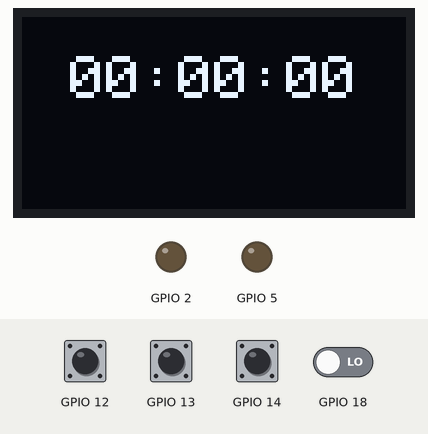
This sketch was run on a simulated ESP32. On the bench: 128×64 one-colour display, output pins drawn as LEDs (lit = HIGH). The test bench sets the inputs (shaded band); at power-on: GPIO 12–14 HIGH, GPIO 18 LOW. WiFi joins after 1.5 s; servers stay silent unless stated; uploads are accepted with an empty reply; what the sketch prints to the serial monitor is not drawn.

Above: at 7.4 s.
7.5 s: GPIO 14 pulled LOW for 3.2 s
At 11.6 s:
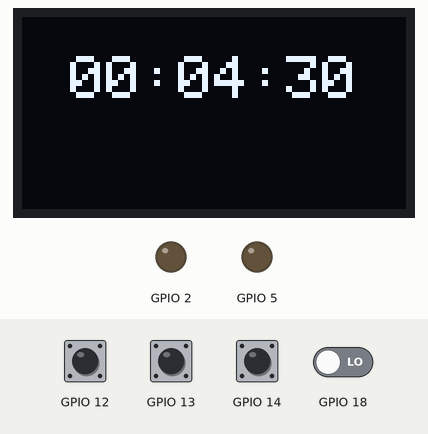
12.2 s: GPIO 12 pulled LOW for 0.4 s
At 13.3 s:
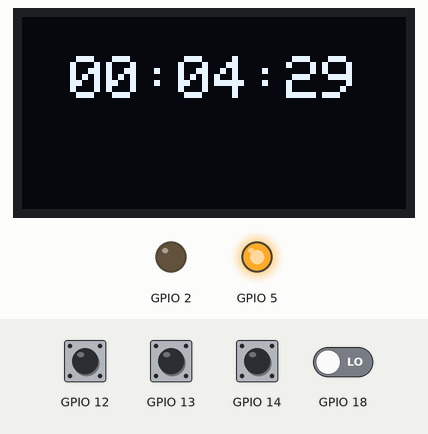
15.6 s: GPIO 13 pulled LOW for 3.2 s
At 17.0 s:
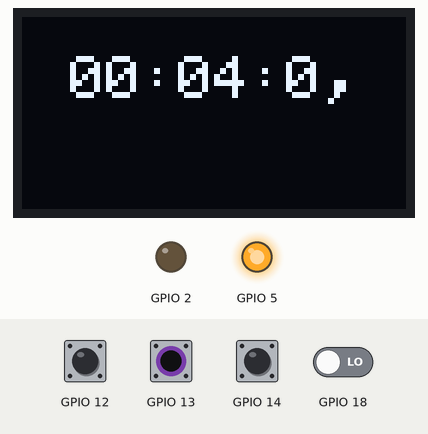
20.3 s: GPIO 13 pulled LOW for 1 s
At 21.4 s:
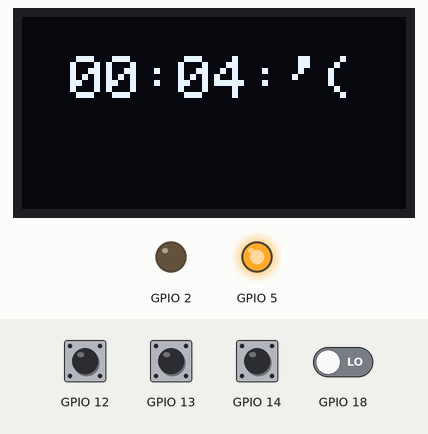
24.3 s: GPIO 14 pulled LOW for 1 s
At 25.9 s:
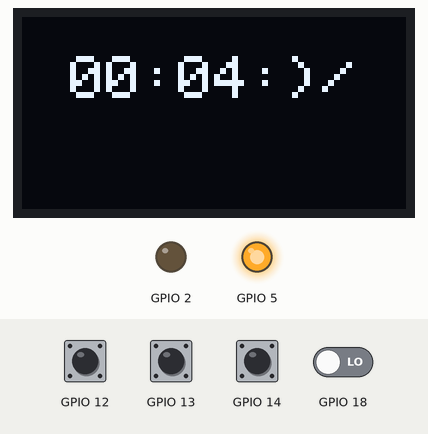
28.3 s: GPIO 14 pulled LOW for 0.4 s
At 29.3 s:
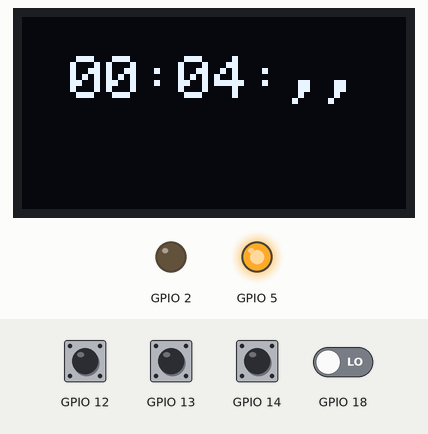
Timing chart, 0 to 31.3 s (numbered marks = the images above; inputs shaded):
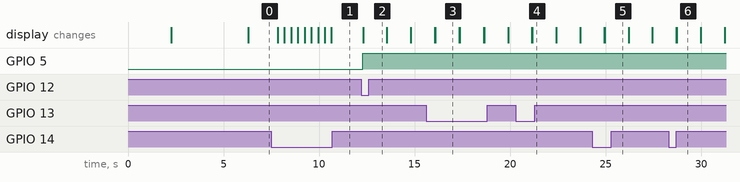

The sketch:

esp32indexInternet.ino
```cpp
#include <SPI.h>
#include <Wire.h>
#include <WiFi.h>
#include <HTTPClient.h>
#include <Adafruit_GFX.h>
#include <Adafruit_SSD1306.h>

#include "secrets.h"
#define OLED_RESET 0
Adafruit_SSD1306 display(OLED_RESET);
char timer[9] = {'0','0',':','0','0',':','0','0','\0'};
int h=0,m=0,s=0;
bool start_status;
char a[2] = {'1','0'};
static const unsigned char PROGMEM zhi[] =  {
  0x20,0x00,0x3E,0x7C,0x48,0x44,0x08,0x44,0xFF,0x44,0x14,0x44,0x22,0x7C,0x40,0x00,
  0x1F,0xF0,0x10,0x10,0x10,0x10,0x1F,0xF0,0x10,0x10,0x10,0x10,0x1F,0xF0,0x10,0x10
};
static const unsigned char PROGMEM neng[] =  {
  0x10,0x40,0x24,0x44,0x42,0x48,0xFF,0x70,0x01,0x40,0x00,0x42,0x7E,0x42,0x42,0x3E,
  0x42,0x00,0x7E,0x44,0x42,0x48,0x42,0x70,0x7E,0x40,0x42,0x42,0x4A,0x42,0x44,0x3E
};
static const unsigned char PROGMEM can[] =  {
  0x08,0x00,0x0F,0x78,0x28,0x08,0x7F,0x28,0xA1,0x10,0x17,0x28,0x3A,0xC4,0xCD,0x60,
  0x3F,0xF8,0xC8,0x26,0x0F,0xE0,0x08,0x20,0x0F,0xE8,0x08,0xD0,0x0A,0x30,0x0C,0x08
};
static const unsigned char PROGMEM ju[] =  {
  0x00,0x00,0x1F,0xF0,0x10,0x10,0x10,0x10,0x1F,0xF0,0x10,0x10,0x1F,0xF0,0x10,0x10,
  0x1F,0xF0,0x10,0x10,0x10,0x10,0xFF,0xFE,0x04,0x40,0x08,0x20,0x10,0x10,0x20,0x08
};
static const unsigned char PROGMEM xiao[] =  {
  0x00,0x40,0x22,0x48,0x11,0x48,0x11,0x50,0x80,0x40,0x43,0xF8,0x4A,0x08,0x0A,0x08,
  0x13,0xF8,0x12,0x08,0xE2,0x08,0x23,0xF8,0x22,0x08,0x22,0x08,0x22,0x28,0x02,0x10
};
static const unsigned char PROGMEM du[] =  {
  0x01,0x00,0x3F,0xF8,0x01,0x00,0x1F,0xF0,0x01,0x00,0x7F,0xFC,0x00,0x00,0x1F,0xF0,
  0x12,0x10,0x11,0x10,0xFF,0xFE,0x22,0x10,0x21,0x10,0x3F,0xFC,0x00,0x10,0x00,0x60
};
static const unsigned char PROGMEM he[] =  {
  0x01,0x00,0x02,0x80,0x0C,0x60,0x30,0x18,0xCF,0xE6,0x00,0x00,0x1F,0xF0,0x10,0x10,
  0x1F,0xF0,0x00,0x00,0x3F,0xF8,0x24,0x48,0x24,0x48,0x24,0x48,0xFF,0xFE,0x00,0x00
};
static const unsigned char PROGMEM she[] =  {
  0x00,0x00,0x21,0xF0,0x11,0x10,0x11,0x10,0x01,0x10,0x02,0x0E,0xF4,0x00,0x13,0xF8,
  0x11,0x08,0x11,0x10,0x10,0x90,0x14,0xA0,0x18,0x40,0x10,0xA0,0x03,0x18,0x0C,0x06
};
static const unsigned char PROGMEM ji[] =  {
  0x00,0x40,0x20,0x40,0x10,0x40,0x10,0x40,0x00,0x40,0x00,0x40,0xF7,0xFE,0x10,0x40,
  0x10,0x40,0x10,0x40,0x10,0x40,0x10,0x40,0x14,0x40,0x18,0x40,0x10,0x40,0x00,0x40
};
static const unsigned char PROGMEM zhi2[] =  {
  0x04,0x04,0x24,0x04,0x24,0x04,0x3F,0xA4,0x44,0x24,0x04,0x24,0xFF,0xE4,0x04,0x24,
  0x04,0x24,0x3F,0xA4,0x24,0xA4,0x24,0xA4,0x26,0x84,0x25,0x04,0x04,0x14,0x04,0x08
};
static const unsigned char PROGMEM zuo[] =  {
  0x09,0x00,0x09,0x00,0x09,0x00,0x11,0xFE,0x12,0x80,0x32,0x80,0x34,0x80,0x50,0xF8,
  0x90,0x80,0x10,0x80,0x10,0x80,0x10,0xFC,0x10,0x80,0x10,0x80,0x10,0x80,0x10,0x80
};
static const unsigned char PROGMEM yu[] =  {
  0x20,0x20,0x10,0x20,0x00,0x20,0xFE,0x50,0x20,0x50,0x20,0x88,0x3D,0x04,0x26,0x02,
  0x24,0x60,0x24,0x10,0x24,0x00,0x24,0xC0,0x44,0x20,0x54,0x10,0x88,0x08,0x00,0x00
};
static const unsigned char PROGMEM shuo[] =  {
  0x20,0x08,0x20,0x3C,0x3B,0xC0,0x22,0x00,0x42,0x20,0x7A,0x20,0xA2,0x20,0x23,0xFE,
  0xF8,0x20,0x20,0x20,0x21,0x28,0x21,0x24,0x2A,0x22,0x34,0x22,0x20,0xA0,0x00,0x40
};

void setup() {
  pinMode(2,OUTPUT);
  Serial.begin(115200);
  WiFi.begin(WIFI_SSID, WIFI_PASSWORD);

  while (WiFi.status() != WL_CONNECTED) {
    delay(1000);
    Serial.println("Connecting to WiFi...");
  }
  HTTPClient http;
  // 设置服务器URL
  http.begin(API_ENDPOINT);
  // 设置HTTP请求标头
  http.addHeader("Content-Type", "application/x-www-form-urlencoded");
  // 准备要发送的数据
  String postData = "device=0&status=0"; // 替换为您要发送的数据
  // 发送HTTP POST请求
  int httpResponseCode = http.POST(postData);
  // 检查响应
  if (httpResponseCode > 0) {
    Serial.print("HTTP Response code: ");
    Serial.println(httpResponseCode);
    String response = http.getString(); // 获取服务器响应
    Serial.println(response);
  } else {
    Serial.print("Error code: ");
    Serial.println(httpResponseCode);
  }

  // 关闭HTTP连接
  http.end();
  Serial.println("Connected to WiFi");
  pinMode(18,INPUT);
  pinMode(5,OUTPUT);
  pinMode(12,INPUT_PULLUP);
  pinMode(13,INPUT_PULLUP);
  pinMode(14,INPUT_PULLUP);
  display.begin(SSD1306_SWITCHCAPVCC, 0x3C);
  display.clearDisplay();
  display.drawBitmap(0, 0,  zhi, 16, 16, 1);
  display.drawBitmap(16, 0,  neng, 16, 16, 1);
  display.drawBitmap(32, 0,  can, 16, 16, 1);
  display.drawBitmap(48, 0,  ju, 16, 16, 1);
  display.drawBitmap(64, 0,  xiao, 16, 16, 1);
  display.drawBitmap(80, 0,  du, 16, 16, 1);
  display.drawBitmap(96, 0,  he, 16, 16, 1);
  display.drawBitmap(0, 16,  she, 16, 16, 1);
  display.drawBitmap(16, 16,  ji, 16, 16, 1);
  display.drawBitmap(32, 16,  zhi2, 16, 16, 1);
  display.drawBitmap(48, 16,  zuo, 16, 16, 1);
  display.drawBitmap(80, 16,  yu, 16, 16, 1);
  display.drawBitmap(96, 16,  shuo, 16, 16, 1);
  display.display();
  delay(4000);
  display.clearDisplay();
  display.setTextSize(2);
  display.setTextColor(WHITE);
  display.setCursor(16,13);
  display.println(timer);
  display.display();
}

void loop() {
  HTTPClient http;
  // 设置服务器URL
  http.begin(API_ENDPOINT);
  // 设置HTTP请求标头
  http.addHeader("Content-Type", "application/x-www-form-urlencoded");
  // 准备要发送的数据
  String postData = "device=0&status=" + String(start_status) + "&timer=" + String(timer);// 替换为您要发送的数据
  // 发送HTTP POST请求
  int httpResponseCode = http.POST(postData);
  // 检查响应
  if (httpResponseCode > 0) {
    Serial.print("HTTP Response code: ");
    Serial.println(httpResponseCode);
    String response = http.getString(); // 获取服务器响应
    Serial.println(response);
  } else {
    Serial.print("Error code: ");
    Serial.println(httpResponseCode);
  }
  // 关闭HTTP连接
  http.end();
  display.setTextSize(2);
  display.setTextColor(WHITE);
  timer[0]=h/10+'0';timer[1]=h%10+'0';
  timer[3]=m/10+'0';timer[4]=m%10+'0';
  timer[6]=s/10+'0';timer[7]=s%10+'0';
  display.setCursor(16,13);
  display.clearDisplay();
  display.println(timer);
  //Serial.println(m);
  display.display();
  if(digitalRead(14)==LOW){
    s=s+30;
    if(s==60){
      s=0;
      m=m+1;
      if(m==60){
        m=0;
        h++;
        if(h==24){
          h=0;
        }
      }
    }
    timer[0]=h/10+'0';timer[1]=h%10+'0';
    timer[3]=m/10+'0';timer[4]=m%10+'0';
    timer[6]=s/10+'0';timer[7]=s%10+'0';
    display.setCursor(16,13);
    display.clearDisplay();
    display.println(timer);
    //Serial.println(m);
    display.display();
  }
  if(digitalRead(13)==LOW){
    if(s!=0||m!=0||h!=0){
      s=s-30;
    if(s==-30){
      s=30;
      m--;
      if(m==-1){
        m=0;
        h--;
        if(h==-1){
          h=0;
        }
      }
    }
    timer[0]=h/10+'0';timer[1]=h%10+'0';
    timer[3]=m/10+'0';timer[4]=m%10+'0';
    timer[6]=s/10+'0';timer[7]=s%10+'0';
    display.setCursor(16,13);
    display.clearDisplay();
    display.println(timer);
    //Serial.println(m);
    display.display();
    }
  }
  if(digitalRead(12)==LOW){
    start_status=1;
  }
  if(timer[0]=='0'&&timer[1]=='0'&&timer[3]=='0'&&timer[4]=='0'&&timer[6]=='0'&&timer[7]=='0'){
    start_status=0;
    digitalWrite(5,LOW);
  }
  if(start_status){
    if(digitalRead(18)==HIGH){
      digitalWrite(5,LOW);
      char timeleft[1]={'8'};
      for(int i =0;i<=8;i++){
        display.clearDisplay();
        display.setCursor(16,13);
        display.setTextSize(2);
        display.println(timer);
        display.setCursor(112,20);
        display.setTextSize(1.5);
        display.println(timeleft[0]);
        display.display();
        timeleft[0]--;
        delay(1000);
      }
    }
    display.clearDisplay();
    start();
  }
  delay(100);
  }
void start(){
  display.setTextSize(2);
  digitalWrite(5,HIGH);
  s--;
    if(s==-1){
      s=59;
      m--;
      if(m==-1){
        m=0;
        h--;
        if(h==-1){

          h=0;
        }
      }
    }
    timer[0]=h/10+'0';timer[1]=h%10+'0';
    timer[3]=m/10+'0';timer[4]=m%10+'0';
    timer[6]=s/10+'0';timer[7]=s%10+'0';
    display.setCursor(16,13);
    display.clearDisplay();
    display.println(timer);
    //Serial.println(m);
    display.display();
    delay(900);
}
```

secrets.example.h
```cpp
#pragma once

// WiFi credentials
#define WIFI_SSID "YOUR_WIFI_SSID"
#define WIFI_PASSWORD "YOUR_WIFI_PASSWORD"

// Backend endpoint (example: https://example.com/disinfect)
#define API_ENDPOINT "https://example.com/disinfect"
```

Measured:
- after the input at 7.5 s, the display: first changes after 0.34 s (image 1 shows a later state)
- after the input at 12.2 s, GPIO 5: LOW → HIGH after 0.08 s; the display: changes after 0.10 s (image 2)
- after the input at 15.6 s, the display: first differs from a run without the input after 0.48 s (image 3)
- after the input at 20.3 s, the display: first changes after 0.84 s (image 4 shows a later state)
- after the input at 24.3 s, the display: first changes after 0.62 s (image 5 shows a later state)
- after the input at 28.3 s, the display: first changes after 0.40 s (image 6 shows a later state)
- what the display in image 3 shows lasts 1.2 s, from 16.1 s to 17.3 s
